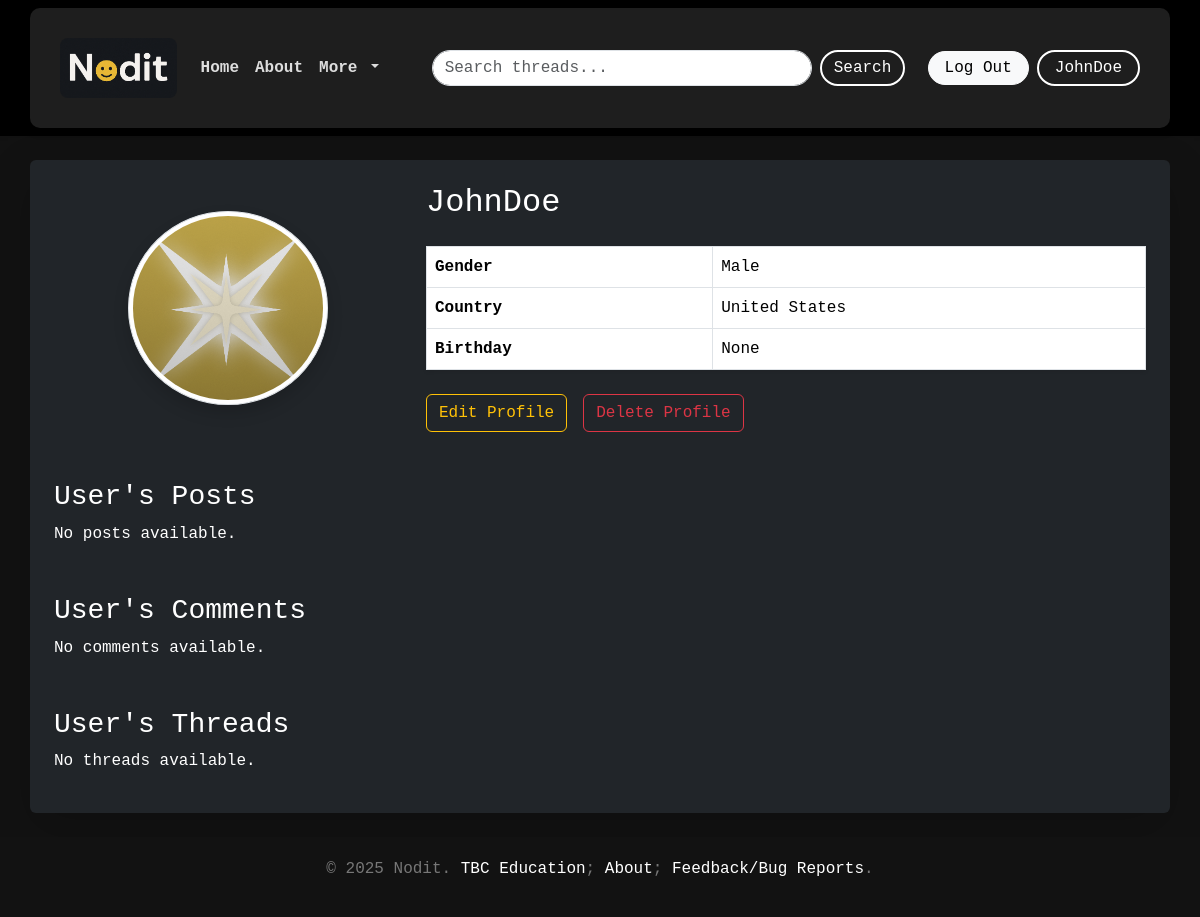
Screenshot of /profile (signed in) with the database file from the repository.
### models.py (models this page shows, shortened)
class User(db.Model, UserMixin):
    __tablename__ = "Users"
    id = db.Column(db.Integer, primary_key=True)
    username = db.Column(db.String, unique=True)
    password = db.Column(db.String)
    gender = db.Column(db.String)
    birthday = db.Column(db.Date)
    country = db.Column(db.String)
    pfp = db.Column(db.String)
    role = db.Column(db.String, default="user")
    posts = db.relationship("Post", back_populates="creator", lazy=True)
    comments = db.relationship("Comment", back_populates="commenter", lazy=True)

### routes.py (the view)
@app.route("/profile")
@login_required
def profile():
    return render_template("current_profile.html", userinfo=current_user)

### models.py (called while the page is built)
@login_manager.user_loader
def load_user(user_id):
    return User.query.get(user_id)

### templates/current_profile.html (shortened to what this page needs)
{% extends "base.html" %}
{% block content %}
<div class="row align-items-start">
    <div class="col-md-4 text-center my-auto">
        <img src="/static/{{ userinfo['pfp'] }}" class="img-thumbnail rounded-circle shadow" style="max-width: 200px;"
             alt="Profile Picture">
    </div>
    <div class="col-md-8">
        <h2 class="mb-4">{{ current_user.username }}</h2>
        <table class="table table-bordered shadow-sm">
            <tbody>
            <tr>
                <th scope="row">Gender</th>
                <td>{{ current_user.gender }}</td>
            </tr>
            <tr>
                <th scope="row">Country</th>
                <td>{{ current_user.country }}</td>
            </tr>
            <tr>
                <th scope="row">Birthday</th>
                <td>{{ current_user.birthday }}</td>
            </tr>
            </tbody>
        </table>
        <div class="mt-4 d-flex gap-3">
            <a href="/edit_user/{{ userinfo['id'] }}" class="btn btn-outline-warning">
                 Edit Profile
            </a>
            <a href="/delete_user/{{ userinfo['id'] }}" class="btn btn-outline-danger">
                 Delete Profile
            </a>
        </div>
    </div>
</div>
<div class="mt-5">
    <h3>User's Posts</h3>
    {% if posts %}
    <div class="list-group">
        {% for post in posts %}
        <a href="/thread/{{ post.threadID }}/post/{{ post.postID }}" class="list-group-item list-group-item-action">
            <h5>{{ post.title }}</h5>
            <p>{{ post.text[:100] }}...</p>
        </a>
        {% endfor %}
    </div>
    {% else %}
    <p>No posts available.</p>
    {% endif %}
</div>
<div class="mt-5">
    <h3>User's Comments</h3>
    {% if comments %}
    <div class="list-group">
        {% for comment in comments %}
        <a href="/thread/{{ comment.threadID }}/post/{{ comment.postID }}#comment-{{ comment.commentID }}"
           class="list-group-item list-group-item-action">
            <p>{{ comment.text[:100] }}...</p>
        </a>
        {% endfor %}
    </div>
    {% else %}
    <p>No comments available.</p>
    {% endif %}
</div>
<div class="mt-5">
    <h3>User's Threads</h3>
    {% if threads %}
    <div class="list-group">
        {% for thread in threads %}
        <a href="/thread/{{ thread.threadID }}" class="list-group-item list-group-item-action">
            <h5>{{ thread.title }}</h5>
            <p>{{ thread.description[:100] }}...</p>
        </a>
        {% endfor %}
    </div>
    {% else %}
    <p>No threads available.</p>
    {% endif %}
</div>
{% endblock %}

### templates/navbar.html (shortened to what this page needs)
<nav class="navbar navbar-expand-lg navbar-dark bg-black shadow-sm py-2">
    <div class="container">
        <a class="navbar-brand d-flex align-items-center py-0" href="/">
            <img src="/static/noditlogo (1).png"
                 alt="Nodit Logo"
                 style="height: 60px; width: auto; display: block;" class="rounded-3">
        </a>
        <div class="collapse navbar-collapse" id="navbarNav">
            <ul class="navbar-nav me-auto mb-0">
                <li class="nav-item">
                    <a class="nav-link text-white py-1 px-2" href="/">Home</a>
                </li>
                <li class="nav-item">
                    <a class="nav-link text-white py-1 px-2" href="/about">About</a>
                </li>
                <li class="nav-item dropdown">
                    <a class="nav-link text-white dropdown-toggle py-1 px-2" href="#" role="button"
                       data-bs-toggle="dropdown"
                       aria-expanded="false">
                        More
                    </a>
                </li>
            </ul>
            <form method="GET" action="/search" class="d-flex mx-auto w-50">
                <input type="text" name="query" class="form-control rounded-pill py-1" placeholder="Search threads...">
                <button type="submit" class="btn btn-outline-light ms-2 rounded-pill py-1">Search</button>
            </form>
            <ul class="navbar-nav mb-0">
                <li class="nav-item d-flex align-items-center gap-2">
                    {% if not current_user.is_authenticated %}
                    <a href="/login" class="btn btn-light rounded-pill py-1 px-3">Log In</a>
                    <a href="/register" class="btn btn-outline-light rounded-pill py-1 px-3">Register</a>
                    {% else %}
                    <a href="/logout" class="btn btn-light rounded-pill py-1 px-3">Log Out</a>
                    <a href="/profile" class="btn btn-outline-light rounded-pill py-1 px-3">{{ current_user.username
                        }}</a>
                    {% endif %}
                </li>
            </ul>
        </div>
    </div>
</nav>

### templates/base.html (style rules this page uses)
body { font-family: 'Roboto Mono', monospace; background-color: #121212; color: #fff; }
.navbar { background-color: #222; box-shadow: 0 2px 8px rgba(0, 0, 0, 0.3); }
.navbar-brand { font-weight: 800; font-size: 1.5rem; }
.navbar-nav .nav-link { font-weight: 600; color: #ddd !important; }
.container { background-color: #1e1e1e; border-radius: 10px; padding: 30px; box-shadow: 0 4px 8px rgba(0, 0, 0, 0.2); }
.btn-outline-light { border: 2px solid #fff; color: #fff; }

### rows the page displays
User: username "JohnDoe", pfp (picture), gender "Male", country "United States", birthday "None"
